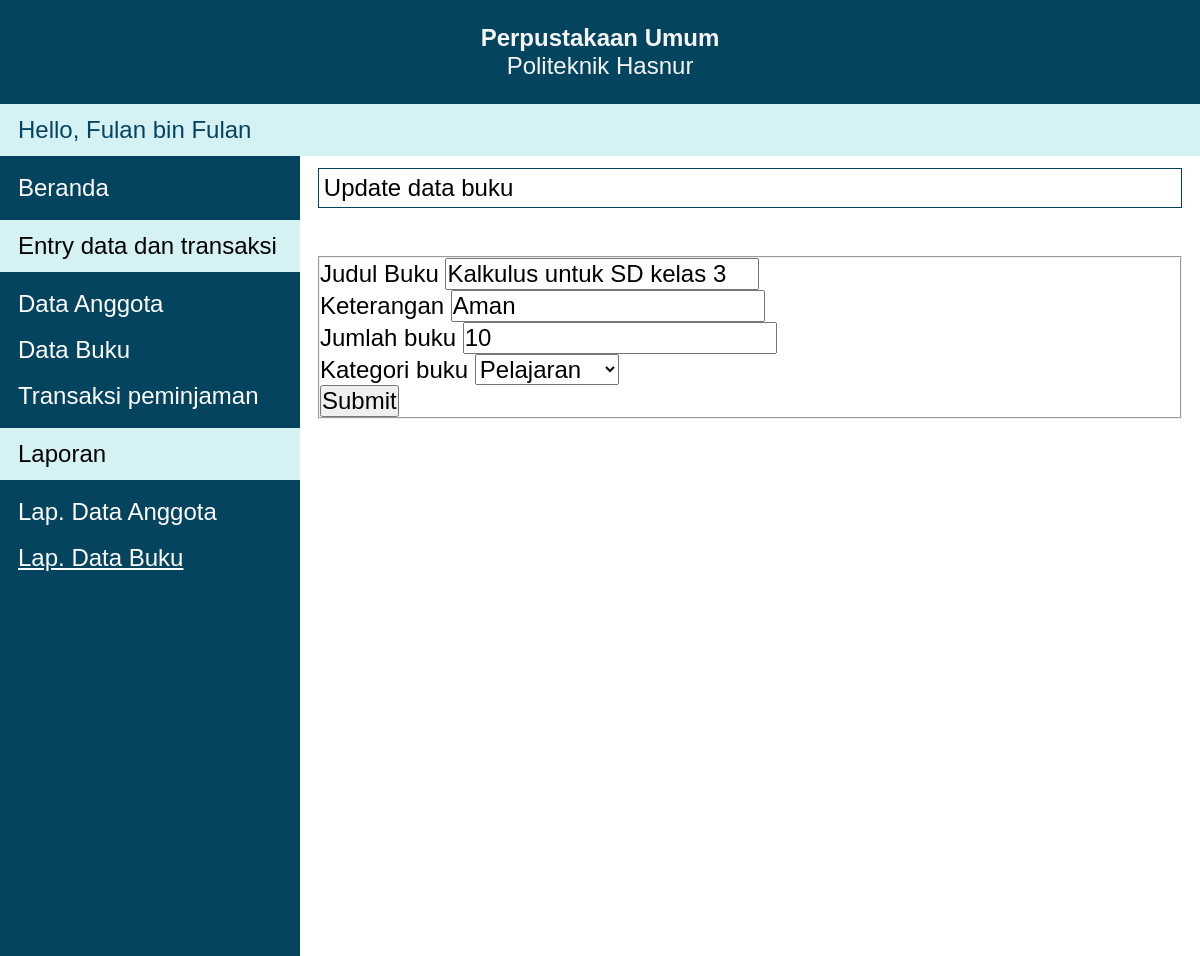
The page /pages/update/buku.php?key=1 (signed in) on the database its author committed.
### tables this page shows
CREATE TABLE `accounts` (
  `username` varchar(10) NOT NULL,
  `password` varchar(10) NOT NULL,
  `fullname` varchar(35) NOT NULL,
  PRIMARY KEY (`username`)
);

CREATE TABLE `buku` (
  `id_buku` int(10) NOT NULL AUTO_INCREMENT,
  `judul_buku` varchar(100) NOT NULL,
  `kategori_buku` varchar(100) NOT NULL,
  `keterangan` text NOT NULL,
  `jumlah_buku` int(10) NOT NULL,
  PRIMARY KEY (`id_buku`)
);

### getter/getProfile.php (called while the page is built)
<?php
function getProfile($conn) {
    $sql = "SELECT * FROM accounts";
    $res = mysqli_query($conn, $sql);
    return mysqli_fetch_assoc($res)["fullname"];
}

### getter/getBuku.php (called while the page is built)
<?php
function getBuku($conn, $key = false){
    $sql = "SELECT * FROM buku";
    if ( $key !== false ) $sql = "SELECT * FROM buku WHERE id_buku = '$key'";
    $res = mysqli_query($conn, $sql);
    $rows = [];
    while ( $row = mysqli_fetch_assoc($res) ) {
        array_push($rows, $row);
    }
    return $rows;
}

### pages/update/buku.php (the view, shortened to what this page needs)
<?php
    require("../../connection.php");
    require("../../getter/getProfile.php");
    require("../../getter/getBuku.php");
    if ( isset($_GET["key"]) ) $response = getBuku($conn, $_GET["key"]);
?>
<!DOCTYPE html>
<html lang="en">
<head>
    <link rel="stylesheet" href="../../style/app.css">
    <link rel="stylesheet" href="https://unpkg.com/purecss@2.0.6/build/pure-min.css">
</head>
<body>
    <div class="app">
        <header>
            <h1>Perpustakaan Umum</h1>
            <p>Politeknik Hasnur</p>
            <div class="bottom-bar">
                <?php
                    echo "Hello, " . getProfile($conn);
                ?>
            </div>
        </header>
        <nav>
            <ul>
                <li>
                    <a href="../../index.php">Beranda</a>
                </li>
                <li>
                    <p class="nav-title">Entry data dan transaksi<p>
                </li>
                <li>
                    <a href="../inputDataAnggota.php">Data Anggota</a>
                </li>
                <li>
                    <a href="../inputDataBuku.php">Data Buku</a>
                </li>
                <li>
                    <a href="">Transaksi peminjaman</a>
                </li>
                <li>
                    <p class="nav-title">Laporan</p>
                </li>
                <li>
                    <a href="../laporanDataAnggota.php">Lap. Data Anggota</a>
                </li>
                <li>
                    <a class="active" href="../laporanDataBuku.php">Lap. Data Buku</a>
                </li>
            </ul>
        </nav>
        <main>
            <h1>Update data buku</h1>
            <form method="post" class="pure-form pure-form-aligned">
                <fieldset>
                <?php
                $id = $response[0]["id_buku"];
                $judul = $response[0]["judul_buku"];
                $kategori = $response[0]["kategori_buku"];
                $jumlah = $response[0]["jumlah_buku"];
                $kererangan = $response[0]["keterangan"];
                   echo <<<EOT
                   <input type="hidden" value="$id" name="id_buku" />
                    <div class="pure-control-group">
                        <label for="judul">Judul Buku</label>
                        <input value="$judul" type="text" id="judul" name="judul_buku" placeholder="Masukkan judul buku" />
                    </div>
                    <div class="pure-control-group">
                        <label for="keterangan">Keterangan</label>
                        <input value="$kererangan" type="text" id="keterangan" name="keterangan_buku" placeholder="Masukkan keterangan buku" />
                    </div>
                    <div class="pure-control-group">
                        <label for="jumlah">Jumlah buku</label>
                        <input value="$jumlah" type="text" id="jumlah" name="jumlah_buku" placeholder="Masukkan jumlah buku" />
                    </div>
                    <div class="pure-control-group">
                        <label for="kategori">Kategori buku</label>
                        <input type="hidden" value="$kategori" id="kategori" />
                        <select id="kategori" name="kategori_buku">
                            <option value="0">--Kategori--</option>
                            <option value="novel">Novel</option>
                            <option value="pelajaran">Pelajaran</option>
                            <option value="informatika">Informatika</option>
                        </select>
                    </div>
                    <div class="pure-controls">
                        <button type="submit" name="updateBuku" class="pure-button pure-button-primary">Submit</button>
                    </div>
EOT;
               ?>
                </fieldset>
            </form>
        </main>
    </div>
</body>
</html>

### style/app.css (style rules this page uses)
* { margin: 0; padding: 0; font-size: 24px; font-family: Arial, Helvetica, sans-serif }
.app { display: grid; grid-template-columns: 300px auto; grid-template-rows: auto; grid-template-areas: "header header" "nav main" ; }
.app header { background-color: #05445E; text-align: center; color: whitesmoke; padding: 1rem 0 0; grid-area: header; }
.app header .bottom-bar { background-color: #D4F1F4; color: #05445E; padding: .5rem .75rem; text-align: left; margin-top: 1rem; }
.app nav { grid-area: nav; height: 100vh; background-color: #05445E; }
.app nav .active { text-decoration: underline; }
.app nav ul li { margin: .75rem 0; }
.app nav ul li a { text-decoration: none; color: white; padding: .5rem .75rem; transition: .3s ease; }
.app nav ul .nav-title { background-color: #D4F1F4; padding: .5rem .75rem; }
.app main { grid-area: main; padding: .5rem .75rem; }
.app main h1:first-child { font-weight: 400; border: 1px solid #05445E; padding: .2rem; margin-bottom: 2rem; font-size: 1rem; }

### rows shown on the page
accounts: fullname "Fulan bin Fulan"
buku: judul_buku "Kalkulus untuk SD kelas 3", keterangan_buku "Aman", jumlah_buku "10"
